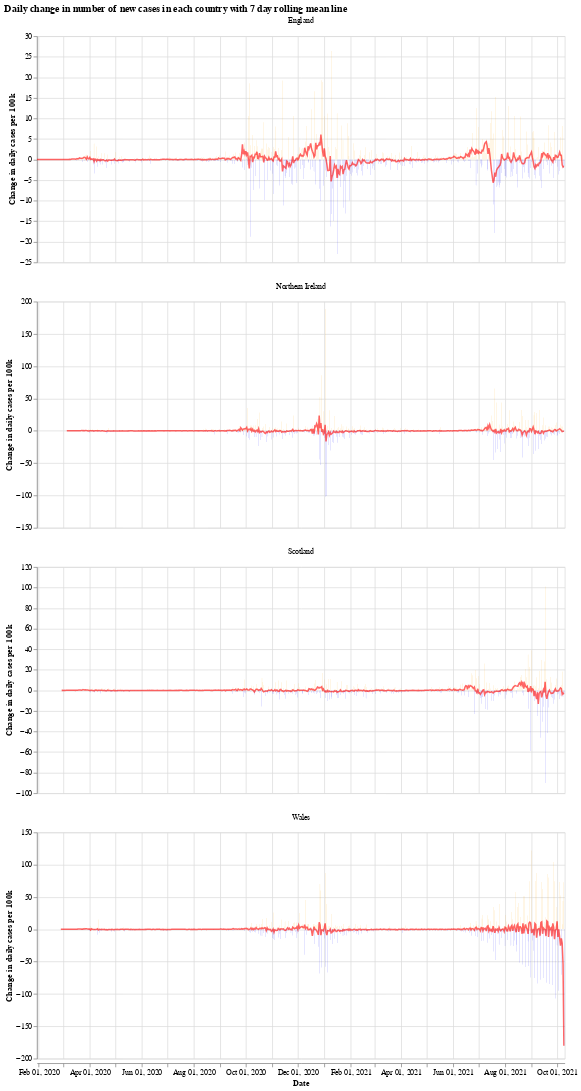

Notebook code for this chart:
### Markdown cell above
We will use the Python library `Altair` for visualising the data, see the [altair docs](https://altair-viz.github.io/) for more information.

First we have a graph which shows the daily change in the number of new cases for each country. This number jumps up and down all over the place, which is likely due to delay in reporting of new cases over the weekend. Another interesting thing is that it looks like the daily cases in Wales experienced a much shorter period of calm over the summer (calm in the sense of daily cases not jumping up and down).

The orange bars are days when the number of new cases (per 100k population) was more than the previous day, while the blue are days when the number of new cases dropped. The red line is the 7 day moving average. 

When the moving average line is below 0, it means that there is a consistent drop in new cases. We can see this clearly happening around the times that lockdowns were introduced (though, to varying degrees). I will update the graphs soon with a marker of when each lockdown started.

### Code cell
# collapse
import altair as alt

bars = alt.Chart(uk_cases).mark_bar().encode(
    x=alt.X("yearmonthdate(date):T", axis=alt.Axis(title='Date')),
    y=alt.Y("casesChangeRate:Q", axis=alt.Axis(title='Change in daily cases per 100k')),
    tooltip='casesChange',
    color=alt.condition(
        alt.datum.casesChangeRate > 0,
        alt.value("orange"),  # The positive color
        alt.value("blue")  # The negative color
    )
).properties(title='Daily change in number of new cases with 7 day rolling mean',width=700).interactive()

line = alt.Chart(uk_cases).mark_line(
    color='red',
    size=2,
    opacity=0.6
).transform_window(
    rolling_mean='mean(casesChangeRate)',
    frame=[0, 7],
    groupby=['areaName']
).encode(
    x='yearmonthdate(date):T',
    y='rolling_mean:Q'
)

alt.layer(bars, line, data=uk_cases).facet(alt.Column(
    'areaName', title=''), columns=1).resolve_scale(y='independent').properties(title='Daily change in number of new cases in each country with 7 day rolling mean line')

### Figure 1 — Vega-Lite specification as saved in the notebook (floating-point values rounded to 4 significant figures; data arrays with more than 128 entries replaced by an {"elided": "..."} marker saying what was removed)
{"config": {"view": {"continuousWidth": 400, "continuousHeight": 300}}, "data": {"name": "data-e5e56c418d49a434666a1dbe03684272"}, "facet": {"type": "nominal", "field": "areaName", "title": ""}, "spec": {"layer": [{"mark": "bar", "encoding": {"color": {"condition": {"value": "orange", "test": "(datum.casesChangeRate > 0)"}, "value": "blue"}, "tooltip": {"type": "quantitative", "field": "casesChange"}, "x": {"type": "temporal", "axis": {"title": "Date"}, "field": "date", "timeUnit": "yearmonthdate"}, "y": {"type": "quantitative", "axis": {"title": "Change in daily cases per 100k"}, "field": "casesChangeRate"}}, "selection": {"selector001": {"type": "interval", "bind": "scales", "encodings": ["x", "y"]}}, "title": "Daily change in number of new cases with 7 day rolling mean", "width": 700}, {"mark": {"type": "line", "color": "red", "opacity": 0.6, "size": 2}, "encoding": {"x": {"type": "temporal", "field": "date", "timeUnit": "yearmonthdate"}, "y": {"type": "quantitative", "field": "rolling_mean"}}, "transform": [{"window": [{"op": "mean", "field": "casesChangeRate", "as": "rolling_mean"}], "frame": [0, 7], "groupby": ["areaName"]}]}]}, "columns": 1, "resolve": {"scale": {"y": "independent"}}, "title": "Daily change in number of new cases in each country with 7 day rolling mean line", "$schema": "https://vega.github.io/schema/vega-lite/v4.8.1.json", "datasets": {"data-e5e56c418d49a434666a1dbe03684272": {"elided": "2384 records"}}}
